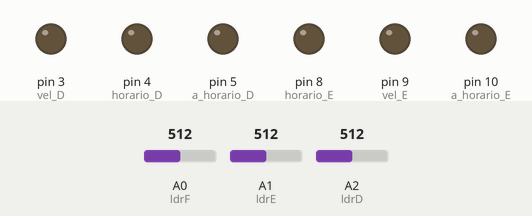
Recording of a sketch running on a simulated Arduino Uno, built with avr-gcc and run on an emulated ATmega328P. Parts: output pins drawn as LEDs (lit = HIGH). The inputs (shaded band) are chosen by the test bench; at power-on: A0 (ldrF) = 512, A1 (ldrE) = 512, A2 (ldrD) = 512.

Above: at 1.2 s.
1.3 s: A0 (ldrF) set to 526
At 2.4 s:
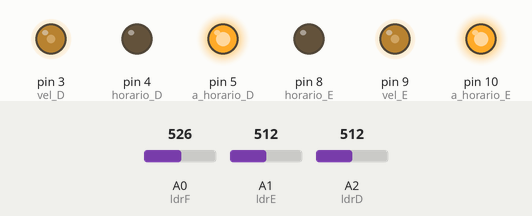
2.8 s: A1 (ldrE) set to 539
At 3.5 s:
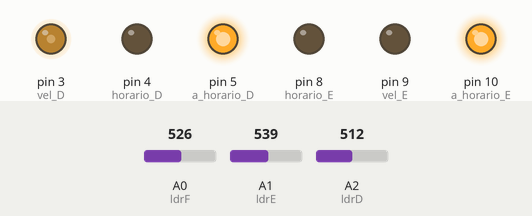
4.3 s: A2 (ldrD) set to 532
5.8 s: A2 (ldrD) set to 556
At 7.0 s:
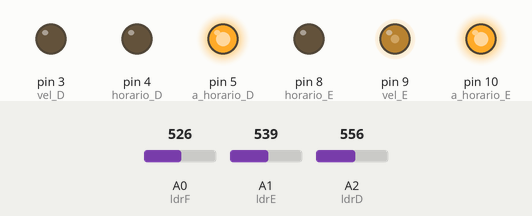
7.3 s: A2 (ldrD) set to 511
At 8.1 s:
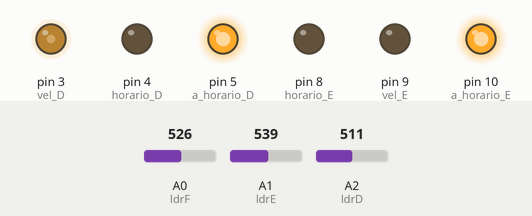
8.8 s: A2 (ldrD) set to 716
At 9.3 s:
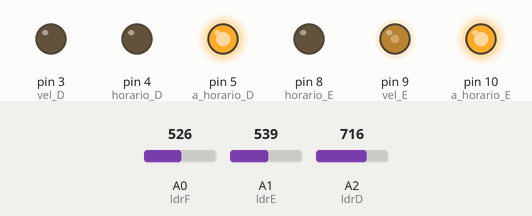
Timing chart, 0 to 11.3 s (numbered marks = the images above; inputs shaded):
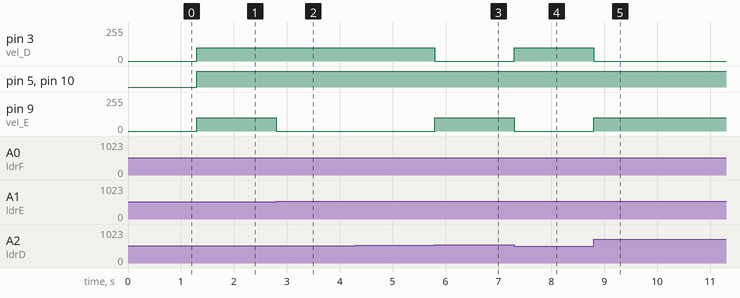

The sketch:

carro.ino
```cpp
//motor esquerdo
int horario_E = 8;
int a_horario_E = 10;
int vel_E = 9;

// motor direito
int horario_D = 4;
int a_horario_D = 5;
int vel_D = 3;

// ldr's
int ldrF = A0;
int ldrE = A1;
int ldrD = A2;

void pararE(){

  digitalWrite(horario_E, LOW);
  digitalWrite(a_horario_E, LOW);
}


void frente(int pwm){
  analogWrite(vel_E, pwm);
  analogWrite(vel_D, pwm);
  digitalWrite(horario_E, LOW);
  digitalWrite(a_horario_E, HIGH);
  digitalWrite(horario_D, LOW);
  digitalWrite(a_horario_D, HIGH);
}

void esquerda(int pwm){
  analogWrite(vel_E, 0);
  analogWrite(vel_D, pwm);
  digitalWrite(horario_E, LOW);
  digitalWrite(a_horario_E, HIGH);
  digitalWrite(horario_D, LOW);
  digitalWrite(a_horario_D, HIGH);
}

void direita(int pwm){
  analogWrite(vel_E, pwm);
  analogWrite(vel_D, 0);
  digitalWrite(horario_E, LOW);
  digitalWrite(a_horario_E, HIGH);
  digitalWrite(horario_D, LOW);
  digitalWrite(a_horario_D, HIGH);
}


void setup() {
  pinMode(horario_E, OUTPUT);
  pinMode(a_horario_E, OUTPUT);
  pinMode(horario_D, OUTPUT);
  pinMode(a_horario_D, OUTPUT);

  pinMode (ldrE, INPUT);
  pinMode (ldrD, INPUT);
  pinMode (ldrF, INPUT);
}

void loop() {
  int f = analogRead(ldrF);
  int e = analogRead(ldrE);
  int d = analogRead(ldrD);

  if(f>e && f>d){
    frente(100);
  }
  if(e>d && e>f){
    esquerda(100);
  }
  if(d>e && d>f){
    direita(100);
  }

}
```

Measured:
- the behaviour switches between 512 and 513 on A0 (ldrF) (found by bisection; images 0 and 1)
- the behaviour switches between 526 and 527 on A1 (ldrE) (found by bisection; images 1 and 2)
- the behaviour switches between 539 and 540 on A2 (ldrD) (found by bisection; images 2 and 3)
- after the input at 1.3 s, pin 3 (vel_D), pin 9 (vel_E): 0/255 → 100/255 at once; pin 5 (a_horario_D), pin 10 (a_horario_E): LOW → HIGH at once
- after the input at 2.8 s, pin 9 (vel_E): 100/255 → 0/255 at once
- after the input at 4.3 s, every drawn part: stays the same
- after the input at 5.8 s, pin 3 (vel_D): 100/255 → 0/255 at once; pin 9 (vel_E): 0/255 → 100/255 at once
- after the input at 7.3 s, pin 3 (vel_D): 0/255 → 100/255 at once; pin 9 (vel_E): 100/255 → 0/255 at once
- after the input at 8.8 s, pin 3 (vel_D): 100/255 → 0/255 at once; pin 9 (vel_E): 0/255 → 100/255 at once
